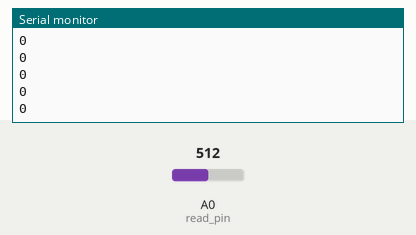
A sketch run on a simulated Arduino Uno, built with avr-gcc and run on an emulated ATmega328P. Shown: the last lines printed to the serial monitor. Inputs (shaded band) come from the test bench; at power-on: A0 (read_pin) = 512.

Above: at 1.2 s.
1.3 s: A0 (read_pin) set to 716
At 1.32 s:
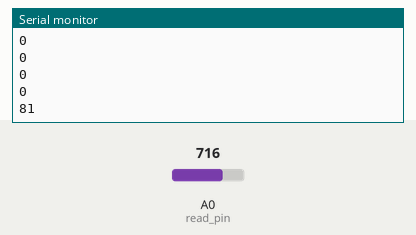
2.8 s: A0 (read_pin) set to 900
At 2.83 s:
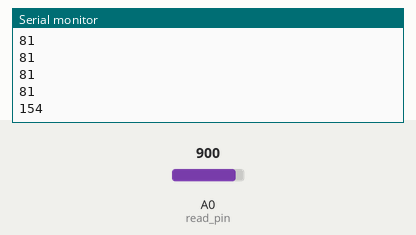
Timing chart, 0 to 5.8 s (numbered marks = the images above; inputs shaded):
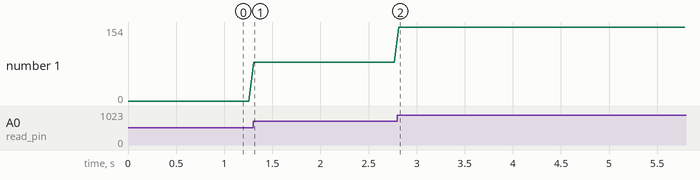

The sketch:

160MDAA5-analog-pressure-sensor.ino
```cpp
/* Pressure Sensors
 * part number: 160MDAA5
 * Specification:
 * - Supply : 5V
 * - Output : Analog
 * - Pressure range: ±160 mbar
 */

 #define read_pin A0
 #define DEBUG false

void setup() {
  Serial.begin(115200);
}

void loop() {
  Serial.println(pressureCMH2O(read_pin));
  delay(50);
}

int pressureCMH2O(byte _pin){
  const float _Vs = 5.0;        // Supply voltage (volt)
  const float _Pmin = -160.0;   // Minimum Pressure (mbar)
  const float _Pmax = 160.0;    // Maximum Pressure (mbar)
  int _analog = analogRead(_pin);
  float _Vin = _Vs*(_analog/1024.0);
  float _pressure = ((_Pmax - _Pmin)*(_Vin-(0.1*_Vs))/(0.8*_Vs))+_Pmin; //mbar
  if(DEBUG){
    Serial.println(">> pressureCMH2O DEBUG <<");
    Serial.println("Analog read: "+(String)_analog);
    Serial.println("Voltage read: "+(String)_Vin+" V");
    Serial.println("Pressure Cal: "+(String)_pressure+" mbar");
    Serial.println("-------------------------");
  }
  return _pressure*1.02; //cmH2O
}
```

Measured:
- after the input at 1.3 s, the serial monitor: prints a new line at once (image 1)
- after the input at 2.8 s, the serial monitor: prints a new line at once (image 2)
- plotted number 1: 0 → 81 after the input at 1.3 s, 81 → 154 after the input at 2.8 s
